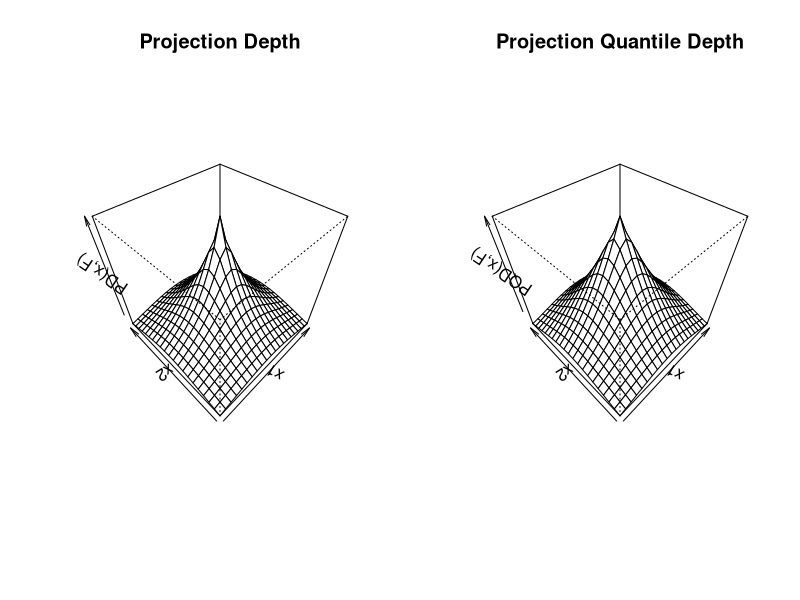
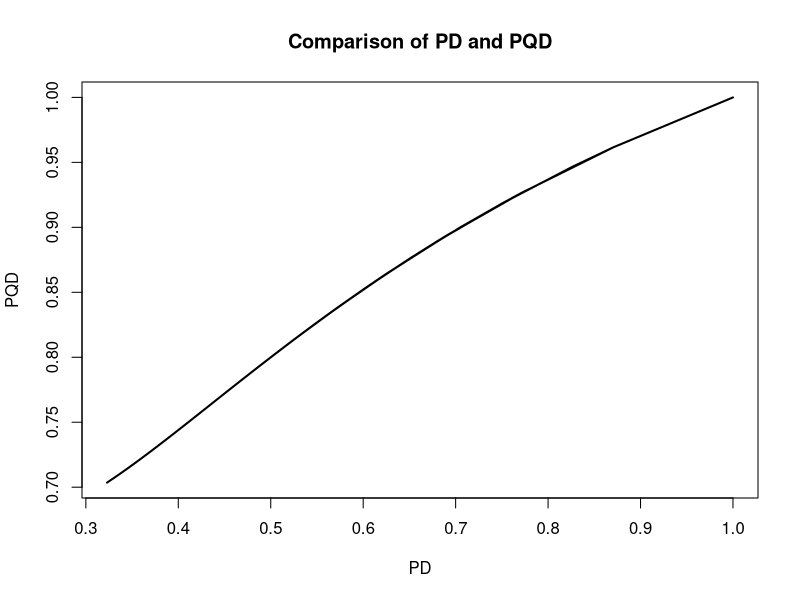

Here is the R script that generated these plots, in order: (Note: this script raises an error after producing the figures.)
## Initial simulations of Projection quantile depth and comparisions with projection depth

## Functions
## function to generate from multivariate normal
my.mvrnorm = function(n, mu, Sigma){
  p = length(mu)
  # compute square root of covariance matrix
  eo=eigen(Sigma, symmetric=TRUE)
  sigma.sqrt=eo$vec%*%diag(eo$val^0.5)%*%t(eo$vec)
  
  # generate random normals from runif by box-muller transform
  rnorm.vec = sqrt(-2*log(runif(n*p)))*cos(2*pi*runif(n*p))
  
  # generate sample matrix
  sample.matrix = matrix(rep(mu, n), nrow=n, byrow=T) +
    matrix(rnorm.vec, nrow=n, ncol=p)%*%sigma.sqrt
  return(sample.matrix)
}

# define grid of points
pts = seq(-1,1,by=.1)
lengrid = length(pts)
xcoord = rep(pts, rep(lengrid,lengrid))
ycoord = rep(pts, lengrid)
xygrid = cbind(xcoord,ycoord)
rm(xcoord,ycoord)

# Bivariate standard normal
# projection depth
norm.vec = sqrt(xygrid[,1]^2+xygrid[,2]^2)
cN = qnorm(.75)
pd.vec = cN/(cN+norm.vec)
# projection quantile depth
pqd.vec = 2/(1+2*pnorm(norm.vec))

par(mfrow=c(1,2))
persp(pts, pts, matrix(pd.vec, nrow=lengrid, byrow=T),
      main="Projection Depth",
      xlab="x1", ylab="x2", zlab="PD(x,F)",
      theta=-45, phi=45)
persp(pts, pts, matrix(pqd.vec, nrow=lengrid, byrow=T),
      main="Projection Quantile Depth",
      xlab="x1", ylab="x2", zlab="PQD(x,F)",
      theta=-45, phi=45)
par(mfrow=c(1,1))

# comparing PD and PQD
plot(pd.vec, pqd.vec, type="l", lwd=2,
     main="Comparison of PD and PQD", xlab="PD", ylab="PQD")

## Empirically calculate PQD with grid search
# Bivariate normal mixture
set.seed(120214)
sig = matrix(c(1,.9,.9,1), nrow=2)
sig2 = matrix(c(1,-.9,-.9,1), nrow=2)
X1 = my.mvrnorm(500, mu=c(-8,-8), Sigma=sig)
X2 = my.mvrnorm(500, mu=c(-10,-4), Sigma=sig)
X = rbind(X1,X2)

d<-apply(X,2,FUN=function(x){return((x-mean(x))/max(x))});
z = WtProjQuantProfileMod(d,c(0,.9),.1, 1000)
plot(d)
lines(z)

# define grid of points
pts = seq(-11,-1,by=.2)
lengrid = length(pts)
xcoord = rep(pts, rep(lengrid,lengrid))
ycoord = rep(pts, lengrid)
xygrid = cbind(xcoord,ycoord)
rm(xcoord,ycoord)

# my PQD
sig=10

npt = dim(xygrid)[1]
Fuxu.mat = matrix(0, nrow=npt, ncol=1000)
normsq.X = apply(X^2,1,sum)
normsq.grid = apply(xygrid^2,1,sum)

for(iu in 1:1000){
  u = rnorm(2); u = u/sqrt(sum(u^2))
  Xu = X%*%u
  Xuperp = sqrt(normsq.X - Xu^2)
  mu.Xuperp = mean(Xuperp)
  w = dnorm(Xuperp, sd=sig)
  #w = dcauchy(Xuperp, scale=sig)
  uecdf = ecdf(w*Xu)
  
  xygrid.u = xygrid%*%u
  wu = dnorm(sqrt(normsq.grid - xygrid.u^2), sd=sig)
  #wu = dcauchy(sqrt(apply(xygrid^2,1,sum) - xygrid.u^2), scale=sig)
  Fuxu.mat[,iu] = uecdf(wu*xygrid.u)
}
EPQD.vec = 1/(1+apply(abs(Fuxu.mat-.5), 1, max))

par(mfrow=c(1,2))
persp(pts, pts, matrix(EPQD.vec, nrow=lengrid, byrow=T),
      main="Projection Quantile Depth",
      xlab="x1", ylab="x2", zlab="PQD(x,F)",
      theta=-45, phi=45)

# contour plot
z = contour(pts, pts, matrix(EPQD.vec, nrow=lengrid, byrow=T),
        lwd=2, col="red", nlevels=20)
points(X, pch=19, cex=.2)
par(mfrow=c(1,1))

# naive PQD
sig=.5

npt = dim(xygrid)[1]
EPQD.vec = rep(0, npt)
normsq.X = apply(X^2,1,sum)
normsq.grid = apply(xygrid^2,1,sum)

for(i in 1:npt){
  u = xygrid[i,]; u = u/sqrt(sum(u^2))
  Xu = X%*%u
  Xuperp = sqrt(normsq.X - Xu^2)
  w = dnorm(Xuperp, sd=sig)
  #w = dcauchy(Xuperp, scale=sig)
  uecdf = ecdf(w*Xu)
  
  igrid.u = xygrid[i,]%*%u
  iwu = dnorm(0, sd=sig)
  #wu = dcauchy(sqrt(apply(xygrid^2,1,sum) - xygrid.u^2), scale=sig)
  EPQD.vec[i] = 1/(1+abs(uecdf(iwu*igrid.u)-.5))
}

par(mfrow=c(1,2))
persp(pts, pts, matrix(EPQD.vec, nrow=lengrid, byrow=T),
      main="Naive Projection Quantile Depth",
      xlab="x1", ylab="x2", zlab="PQD(x,F)",
      theta=-45, phi=45)

# contour plot
z = contour(pts, pts, matrix(EPQD.vec, nrow=lengrid, byrow=T),
            lwd=2, col="red", nlevels=20)
points(X, pch=19, cex=.2)
par(mfrow=c(1,1))
